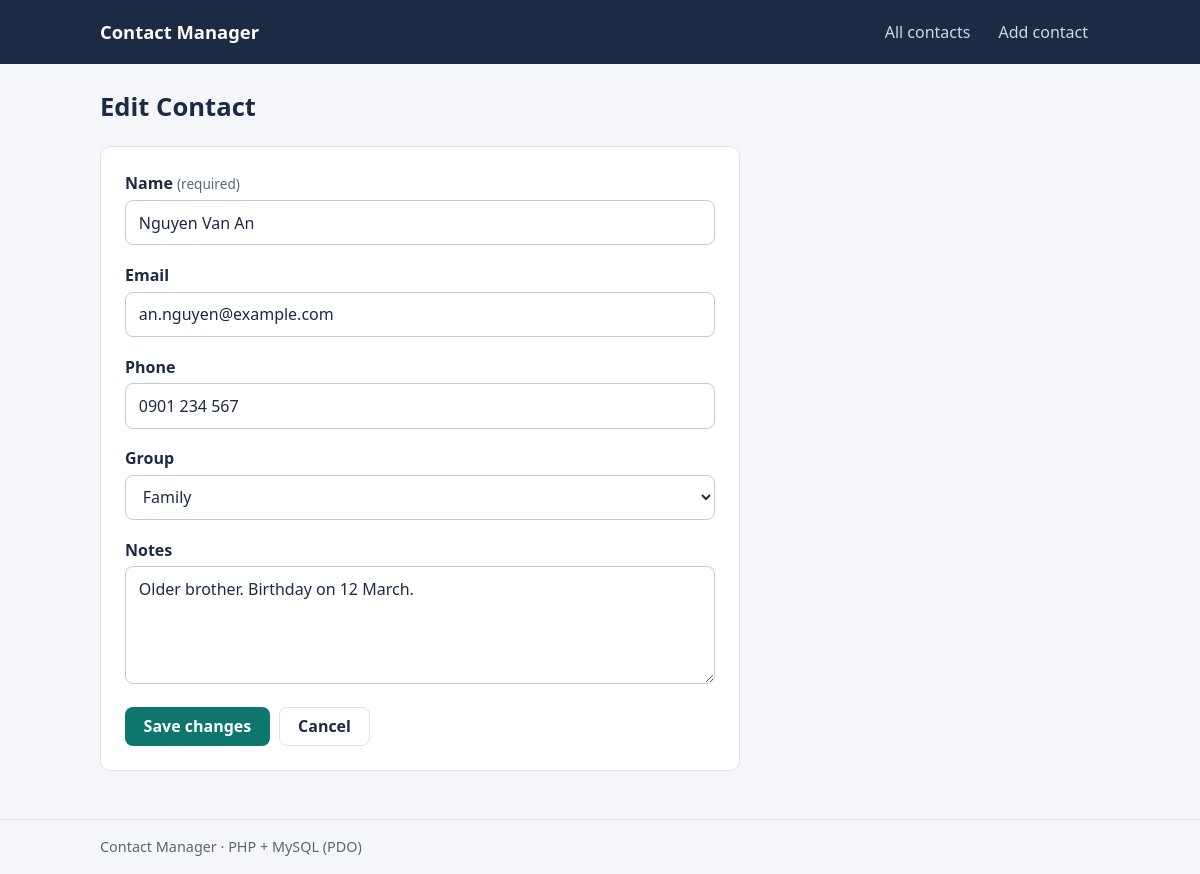
The page /edit.php?id=1 on the database its author committed.
### tables this page shows
CREATE TABLE contacts (
    id         INT           NOT NULL AUTO_INCREMENT,
    name       VARCHAR(100)  NOT NULL,
    email      VARCHAR(150)  UNIQUE,
    phone      VARCHAR(20),
    group_name VARCHAR(50)   DEFAULT 'General',
    notes      TEXT,
    created_at DATETIME      DEFAULT CURRENT_TIMESTAMP,
    updated_at DATETIME      DEFAULT CURRENT_TIMESTAMP ON UPDATE CURRENT_TIMESTAMP,
    PRIMARY KEY (id)
);

### helpers.php (called while the page is built, shortened)
<?php
function e(?string $value): string
{
    return htmlspecialchars($value ?? '', ENT_QUOTES, 'UTF-8');
}
function fetch_contact(PDO $pdo, int $id)
{
    $stmt = $pdo->prepare('SELECT * FROM contacts WHERE id = :id');
    $stmt->execute(['id' => $id]);
    return $stmt->fetch();
}

### form.php (the view, shortened to what this page needs)
<form method="post" action="<?= e($formAction) ?>" class="card form" novalidate>
    <div class="field <?= isset($errors['name']) ? 'has-error' : '' ?>">
        <label for="name">Name <span class="required">(required)</span></label>
        <input type="text" id="name" name="name" maxlength="100" value="<?= e($values['name']) ?>">
    </div>
    <div class="field <?= isset($errors['email']) ? 'has-error' : '' ?>">
        <label for="email">Email</label>
        <input type="email" id="email" name="email" maxlength="150" value="<?= e($values['email']) ?>">
    </div>
    <div class="field <?= isset($errors['phone']) ? 'has-error' : '' ?>">
        <label for="phone">Phone</label>
        <input type="text" id="phone" name="phone" maxlength="20" value="<?= e($values['phone']) ?>">
    </div>
    <div class="field <?= isset($errors['group_name']) ? 'has-error' : '' ?>">
        <label for="group_name">Group</label>
        <select id="group_name" name="group_name">
            <?php foreach (CONTACT_GROUPS as $group): ?>
                <option value="<?= e($group) ?>" <?= $values['group_name'] === $group ? 'selected' : '' ?>>
                    <?= e($group) ?>
                </option>
            <?php endforeach; ?>
        </select>
    </div>
    <div class="field <?= isset($errors['notes']) ? 'has-error' : '' ?>">
        <label for="notes">Notes</label>
        <textarea id="notes" name="notes" rows="4"><?= e($values['notes']) ?></textarea>
    </div>
    <div class="form-actions">
        <button type="submit" class="btn btn-primary"><?= e($submitLabel) ?></button>
        <a href="index.php" class="btn btn-ghost">Cancel</a>
    </div>
</form>

### style.css (style rules this page uses)
:root { --ink: #1d2a44; --ink-soft: #5b6578; --page: #f4f6f9; --card: #ffffff; --line: #dde2ea; --accent: #0f766e; --accent-dark: #0b5a54; --danger: #b42318; --danger-dark: #8f1d13; --success-bg: #e6f4ec; --success-fg: #157347; --error-bg: #fdecea; --error-fg: #b42318; --warning-bg: #fff4e0; --warning-fg: #b45309; --stripe: #eef2f7; }
* { box-sizing: border-box; }
body { margin: 0; background: var(--page); color: var(--ink); font-family: "Segoe UI", system-ui, -apple-system, Roboto, "Helvetica Neue", Arial, sans-serif; font-size: 16px; line-height: 1.5; }
a { color: var(--accent); }
.btn { display: inline-block; padding: .55rem 1.1rem; border: 1px solid transparent; border-radius: 8px; font: inherit; font-weight: 600; text-decoration: none; cursor: pointer; line-height: 1.2; }
.btn-primary { background: var(--accent); color: #fff; }
.btn-ghost { background: transparent; color: var(--ink); border-color: var(--line); }
.card { background: var(--card); border: 1px solid var(--line); border-radius: 10px; padding: 1.5rem; }
.form { max-width: 640px; }
.field { margin-bottom: 1.1rem; }
.field label { display: block; font-weight: 600; margin-bottom: .3rem; }
.required { font-weight: 400; color: var(--ink-soft); font-size: .85rem; }
.field input, .field select, .field textarea { width: 100%; padding: .6rem .8rem; border: 1px solid #c3cbd8; border-radius: 8px; font: inherit; background: #fff; color: var(--ink); }
.form-actions { display: flex; gap: .6rem; flex-wrap: wrap; margin-top: 1rem; }

### rows shown on the page
contacts: name "Nguyen Van An", email "an.nguyen@example.com", phone "0901 234 567", notes "Older brother. Birthday on 12 March."

### other values the page prints
$submitLabel "Save changes"
form field group_name "Family"
